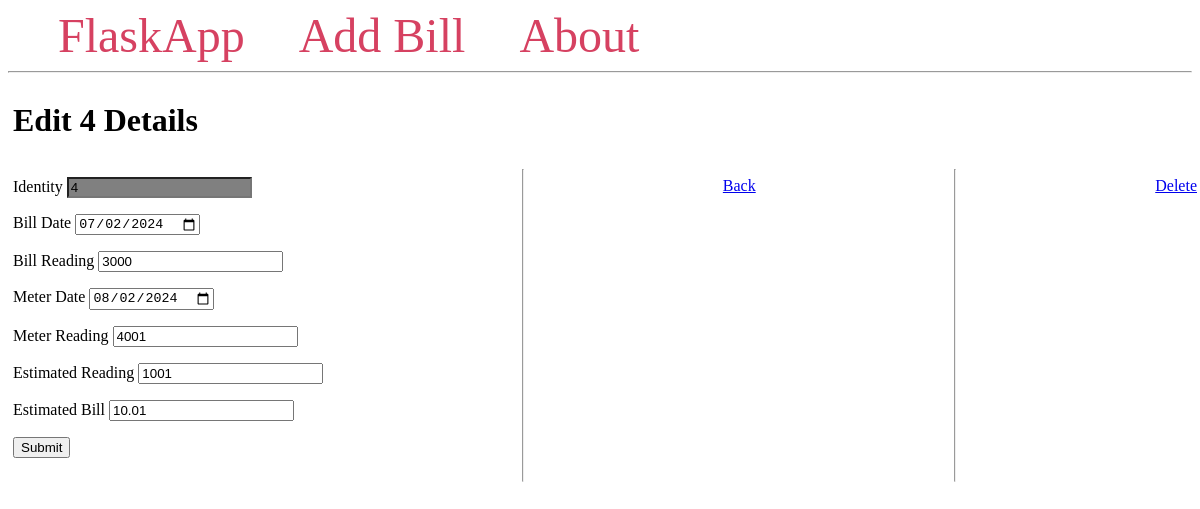
/bills/4/edit/, run on the app's committed database.
### app.py (models this page shows)
class Bill(db.Model):
    __table__ = db.Model.metadata.tables['bill']

### app.py (the view, shortened to what this page needs)
@app.route('/bills/<int:bill_id>/edit/', methods=('GET', 'POST'))
def edit(bill_id):
    bill = Bill.query.get_or_404(bill_id)
    return render_template('edit.html', bill=bill)

### templates/edit.html (shortened to what this page needs)
{% extends 'base.html' %}
{% block content %}
    <h1 style="width: 100%">
        {% block title %} Edit {{ bill.id }} Details
        {% endblock %}
    </h1>
    <form method="post">
        <p>
            <label for="id">Identity</label>
            <input type="number" name="id"
                   value={{ bill.id }}
                   placeholder="Id" readonly style="background-color: grey;">
        </p>
        <p>
            <label for="bill_date">Bill Date</label>
            <input type="date" name="bill_date"
                   value={{ bill.bill_date }}
                   placeholder="Bill Date" required>
        </p>
        <p>
            <label for="bill_reading">Bill Reading</label>
            <input type="number" name="bill_reading"
                   value={{ bill.bill_reading }}
                   placeholder="Bill Reading" required onchange="updateEstimatedReading()">
        </p>
        <p>
            <label for="meter_date">Meter Date</label>
            <input type="date" name="meter_date"
                   value={{ bill.meter_date }}
                   placeholder="Meter Date" required>
        </p>
        <p>
            <label for="meter_reading">Meter Reading</label>
            <input type="number" name="meter_reading"
                   value={{ bill.meter_reading }}
                   placeholder="Meter Reading"  required onchange="updateEstimatedReading()">
        </p>
        <p>
            <label for="estimated_reading">Estimated Reading</label>
            <input type="number" name="estimated_reading"
                   value={{ bill.estimated_reading }}
                   placeholder="Estimated Reading" required>
        </p>
        <p>
            <label for="estimated_bill">Estimated Bill</label>
            <input type="number" name="estimated_bill"
                   value={{ bill.estimated_bill }}
                   placeholder="Estimated Bill" step="0.01" min="0"  required>
        </p>
        <p>
            <button type="submit">Submit</button>
        </p>
    </form>
    <br>
    <hr>
    <div>
        <p> <a href="/bills"> Back</a></p>
    </div>
    <hr> <br>
    <p>
        <a href="{{ url_for('delete', bill_id=bill.id) }}">Delete</a>
    </p>
{% endblock %}

### data on the page
Bill: id "4", bill_date "07/02/2024", bill_reading "3000", meter_date "08/02/2024", meter_reading "4001", estimated_reading "1001", estimated_bill "10.01"
